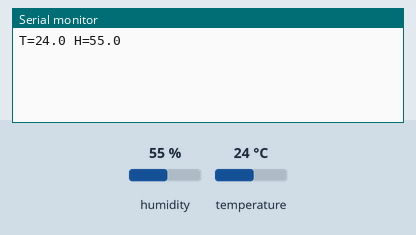
Simulated run of this program. Board: ESP32. Shown: the last lines printed to the serial monitor. The inputs (shaded band) are chosen by the test bench; at power-on: humidity 55 %, temperature 24 °C. WiFi joins after 1.5 s; servers stay silent unless stated; no MQTT or app messages arrive unless stated; not simulated (calls return 0 or success): secrets.example.h; names the files do not define were given values by the test bench: MQTT_PORT = 1883.

Above: at 2.8 s.
2.9 s: humidity set to 22 %
At 7.7 s:
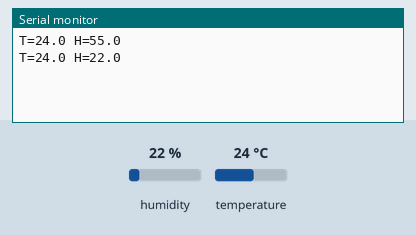
8.9 s: temperature set to 12 °C
At 12.4 s:
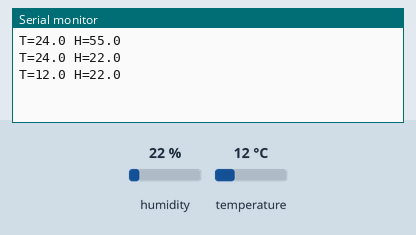
14.9 s: humidity set to 40 %
At 17.1 s:
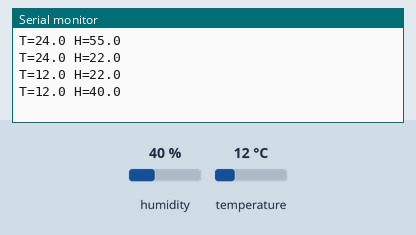
Timing chart, 0 to 18.6 s (numbered marks = the images above; inputs shaded):
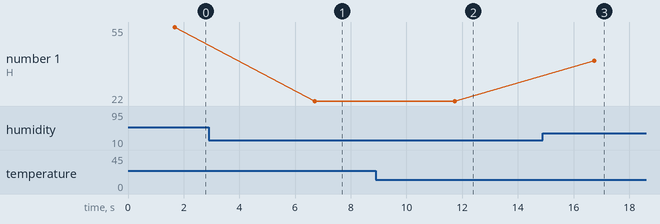

The program:

main.cpp
```cpp
#include <WiFi.h>
#include <PubSubClient.h>
#include <DHT.h>
#include "secrets.example.h"

#define DHTPIN 4
#define DHTTYPE DHT11
DHT dht(DHTPIN, DHTTYPE);
WiFiClient espClient;
PubSubClient mqtt(espClient);

void reconnect() {
  while (!mqtt.connected()) {
    if (mqtt.connect("esp32-climate", MQTT_USER, MQTT_PASSWORD)) {
      mqtt.publish("home/esp32/status", "online", true);
    } else delay(2000);
  }
}

void setup() {
  Serial.begin(115200);
  dht.begin();
  WiFi.begin(WIFI_SSID, WIFI_PASSWORD);
  while (WiFi.status() != WL_CONNECTED) delay(400);
  mqtt.setServer(MQTT_HOST, MQTT_PORT);
}

void loop() {
  if (!mqtt.connected()) reconnect();
  mqtt.loop();
  float t = dht.readTemperature();
  float h = dht.readHumidity();
  if (!isnan(t) && !isnan(h)) {
    char buf[32];
    dtostrf(t, 4, 1, buf); mqtt.publish("home/esp32/temperature", buf, true);
    dtostrf(h, 4, 1, buf); mqtt.publish("home/esp32/humidity", buf, true);
    Serial.printf("T=%.1f H=%.1f\n", t, h);
  }
  delay(5000);
}
```

Measured:
- after the input at 2.9 s, the serial monitor: prints a new line after 3.8 s (image 1)
- after the input at 8.9 s, the serial monitor: prints a new line after 2.8 s (image 2)
- after the input at 14.9 s, the serial monitor: prints a new line after 1.9 s (image 3)
- plotted number 1: 55 → 22 after the input at 2.9 s, 22 → 40 after the input at 14.9 s
